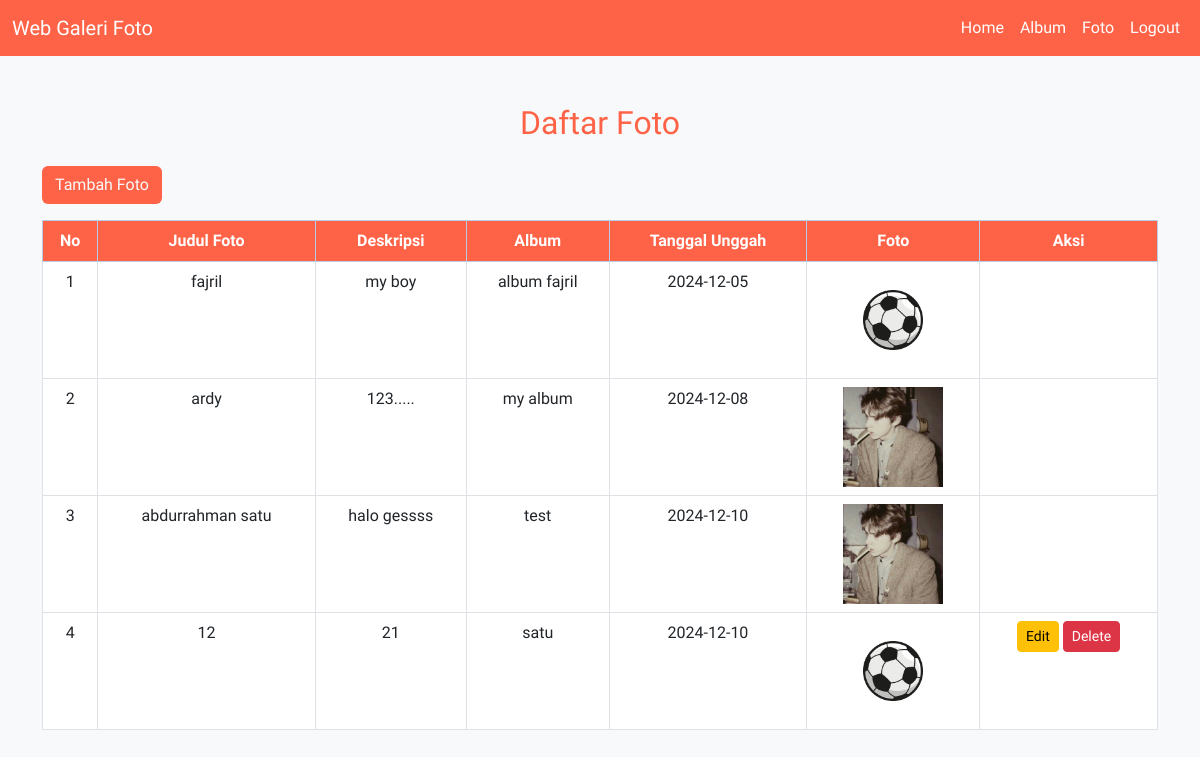
The app's page /foto_list.php (signed in) with its own data.
### tables this page shows
CREATE TABLE `gallery_foto` (
  `FOTO_ID` int(11) NOT NULL,
  `USER_ID` int(11) DEFAULT NULL,
  `ALBUM_ID` int(11) DEFAULT NULL,
  `JUDULFOTO` varchar(255) DEFAULT NULL,
  `DESKRIPSIFOTO` varchar(255) DEFAULT NULL,
  `TANGGALUNGGAH` date DEFAULT NULL,
  `LOKASIFILE` varchar(255) DEFAULT NULL
);

CREATE TABLE `gallery_album` (
  `ALBUM_ID` int(11) NOT NULL,
  `USER_ID` int(11) DEFAULT NULL,
  `NAMAALBUM` varchar(255) DEFAULT NULL,
  `DESKRIPIS` varchar(255) DEFAULT NULL,
  `TANGGALDIBUAT` date DEFAULT NULL
);

### foto_list.php (the view, shortened to what this page needs)
<?php
include 'koneksi.php';
$user_id = $_SESSION['user_id'];
$query = "SELECT f.FOTO_ID, f.JUDULFOTO, f.DESKRIPSIFOTO, f.TANGGALUNGGAH, f.LOKASIFILE, a.NAMAALBUM, f.USER_ID
          FROM gallery_foto f
          JOIN gallery_album a ON f.ALBUM_ID = a.ALBUM_ID";
$result = mysqli_query($koneksi, $query);
?>
<!DOCTYPE html>
<html lang="en">
<head>
  <link href="https://cdn.jsdelivr.net/npm/bootstrap@5.3.0-alpha1/dist/css/bootstrap.min.css" rel="stylesheet">
</head>
<body>
  <nav class="navbar navbar-expand-lg navbar-dark">
    <div class="container-fluid">
      <a class="navbar-brand" href="index.php">Web Galeri Foto</a>
      <div class="collapse navbar-collapse" id="navbarNav">
        <ul class="navbar-nav ms-auto">
          <li class="nav-item"><a class="nav-link" href="index.php">Home</a></li>
          <li class="nav-item"><a class="nav-link" href="album_list.php">Album</a></li>
          <li class="nav-item"><a class="nav-link active" href="foto_list.php">Foto</a></li>
          <li class="nav-item"><a class="nav-link" href="logout.php">Logout</a></li>
        </ul>
      </div>
    </div>
  </nav>
  <div class="container mt-5">
    <h2 class="text-center mb-4" style="color: #ff6347;">Daftar Foto</h2>
    <a href="foto_create.php" class="btn btn-primar mb-3">Tambah Foto</a>
    <table class="table table-bordered">
      <thead class="table-primary">
        <tr>
          <th>No</th>
          <th>Judul Foto</th>
          <th>Deskripsi</th>
          <th>Album</th>
          <th>Tanggal Unggah</th>
          <th>Foto</th>
          <th>Aksi</th>
        </tr>
      </thead>
      <tbody>
        <?php
        $no = 1;
        while ($row = mysqli_fetch_assoc($result)) {
          echo "<tr>
                        <td>{$no}</td>
                        <td>{$row['JUDULFOTO']}</td>
                        <td>{$row['DESKRIPSIFOTO']}</td>
                        <td>{$row['NAMAALBUM']}</td>
                        <td>{$row['TANGGALUNGGAH']}</td>
                        <td><img src='uploads/{$row['LOKASIFILE']}' alt='{$row['JUDULFOTO']}' width='100'></td>
                        <td>";
          if ($user_id == $row['USER_ID']) {
            echo "<a href='foto_edit.php?id={$row['FOTO_ID']}' class='btn btn-warning btn-sm'>Edit</a>
                          <a href='foto_delete.php?id={$row['FOTO_ID']}' class='btn btn-danger btn-sm' onclick='return confirm(\"Yakin ingin menghapus?\")'>Delete</a>";
          }
          echo "</td>
                      </tr>";
          $no++;
        }
        ?>
      </tbody>
    </table>
  </div>
</body>
</html>

### foto_list.php (style rules this page uses)
body { font-family: 'Comic Sans MS', sans-serif; background-color: #f8f9fa; }
nav { background-color: #ff6347 !important; }
.navbar-brand, .nav-link { color: white !important; }
.table th, .table td { text-align: center; }
.table-primary th { background-color: #ff6347; color: white; }
.btn-primar { background-color: #ff6347; color: #f8f9fa; }

### records on screen
gallery_foto: JUDULFOTO "fajril", DESKRIPSIFOTO "my boy", ALBUM_ID.NAMAALBUM "album fajril", TANGGALUNGGAH "2024-12-05", LOKASIFILE (picture)
gallery_foto: JUDULFOTO "ardy", DESKRIPSIFOTO "123.....", ALBUM_ID.NAMAALBUM "my album", TANGGALUNGGAH "2024-12-08", LOKASIFILE (picture)
gallery_foto: JUDULFOTO "abdurrahman satu", DESKRIPSIFOTO "halo gessss", ALBUM_ID.NAMAALBUM "test", TANGGALUNGGAH "2024-12-10", LOKASIFILE (picture)
gallery_foto: JUDULFOTO "12", DESKRIPSIFOTO "21", ALBUM_ID.NAMAALBUM "satu", TANGGALUNGGAH "2024-12-10", LOKASIFILE (picture)
